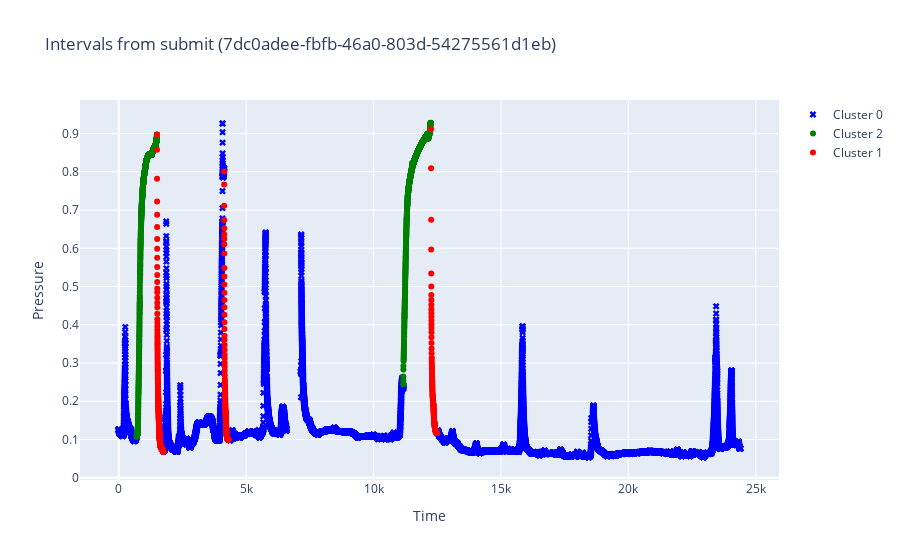

The code cell stored with this chart in its notebook:
### Markdown cell above
## Обработанная кластеризация

### Code cell
plot_data_from_submit(clust_df, filename, SUBMIT_OUTPUT_PATH)

### Figure 1 — Plotly figure (JSON) as saved in the notebook; plotly's stock layout.template omitted (floating-point values rounded to 4 significant figures; data arrays with more than 128 entries replaced by an {"elided": "..."} marker saying what was removed)
{"data": [{"marker": {"color": "blue", "size": 6, "symbol": "x"}, "mode": "markers", "name": "Cluster 0", "type": "scatter", "x": {"elided": "24005 float values"}, "y": {"elided": "24005 float values"}}, {"marker": {"color": "green", "size": 6, "symbol": "circle"}, "mode": "markers", "name": "Cluster 2", "type": "scatter", "x": {"elided": "2059 float values"}, "y": {"elided": "2059 float values"}}, {"marker": {"color": "red", "size": 6, "symbol": "circle"}, "mode": "markers", "name": "Cluster 1", "type": "scatter", "x": {"elided": "707 float values"}, "y": {"elided": "707 float values"}}], "layout": {"showlegend": true, "title": {"text": "Intervals from submit (7dc0adee-fbfb-46a0-803d-54275561d1eb)"}, "xaxis": {"title": {"text": "Time"}}, "yaxis": {"title": {"text": "Pressure"}}}}
